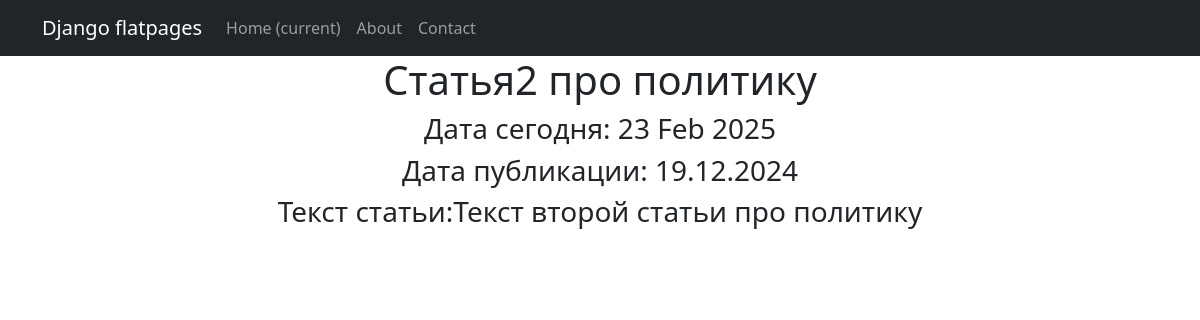
The page /news/2 on the database its author committed.
### news/models.py (models this page shows, shortened)
class Post(models.Model):
    some_datetime = models.DateTimeField(auto_now_add=True)
    author = models.ForeignKey(Author, on_delete=models.CASCADE)
    category = models.ManyToManyField(Category, through='PostCategory')
    PostNews = 'PN'
    PostArticle = 'PA'
    POSITIONS = [(PostArticle, 'Статья'), (PostNews, 'Новость'), ]
    title = models.CharField(max_length=50, verbose_name='Название')
    text = models.TextField()
    rating = models.IntegerField(default=0)
    positions = models.CharField(max_length=2, choices=POSITIONS, default=PostArticle, verbose_name='Тип поста')

### news/views.py (the view)
# urls.py: path('news/<int:pk>', NewsDetail.as_view(), name='news_detail'),
class NewsDetail(DetailView):
    model = Post
    template_name = 'post.html'
    context_object_name = 'post'

### news/templatetags/custom_filters.py (called while the page is built)
@register.filter
def censor(text):
    bad_words_list = ["Редиска", "редиска"]
    for bad_word in bad_words_list:
        text = text.replace(bad_word, '*' * len(bad_word))
    return text

### news/templatetags/custom_tags.py (called while the page is built)
@register.simple_tag()
def current_time(format_string='%b %d %Y'):
    return datetime.utcnow().strftime(format_string)

### templates/post.html (shortened to what this page needs)
{% extends 'flatpages/default.html' %}
{% load custom_filters %}
{% load custom_tags %}
{% block content %}
    <h1>{{post.title|censor}}</h1>
<h3>Дата сегодня: {% current_time '%d %b %Y' %}</h3>
<h3>Дата публикации: {{ post.some_datetime|date:"d.m.Y" }}</h3>
<h3>Текст статьи:{{ post.text|censor }}</h3>
{% endblock content %}

### rows shown on the page
Post: title|censor "Статья2 про политику", some_datetime "19.12.2024", text|censor "Текст второй статьи про политику"
